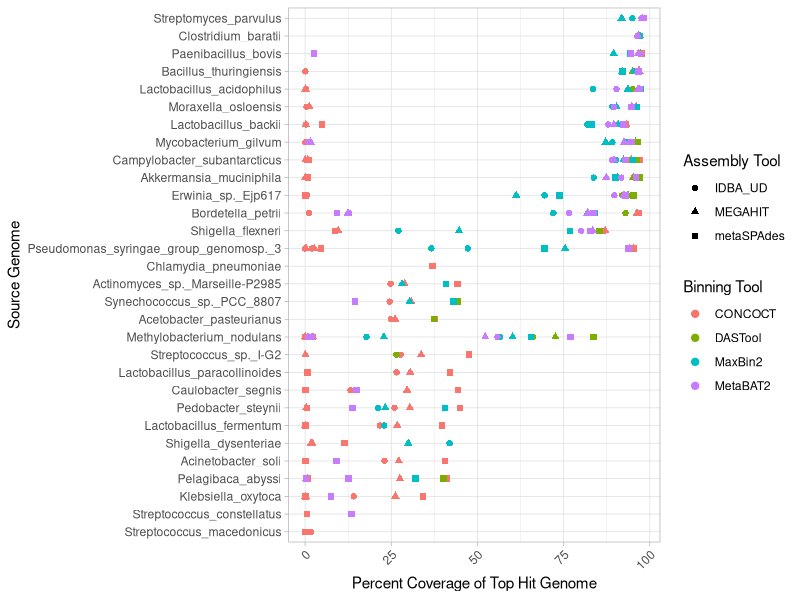
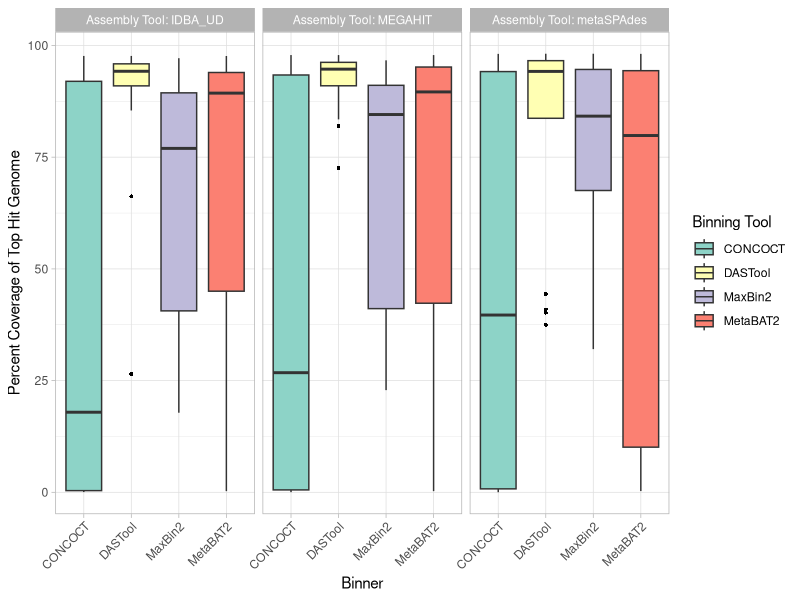
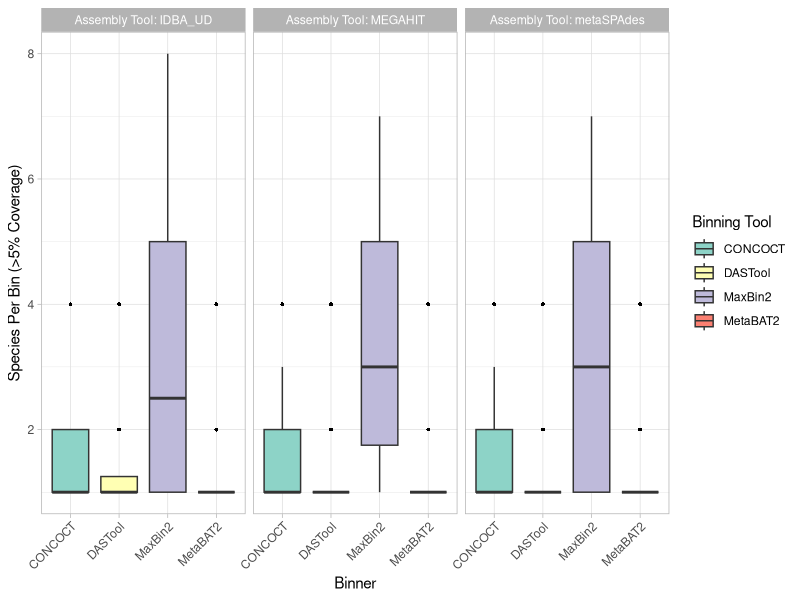
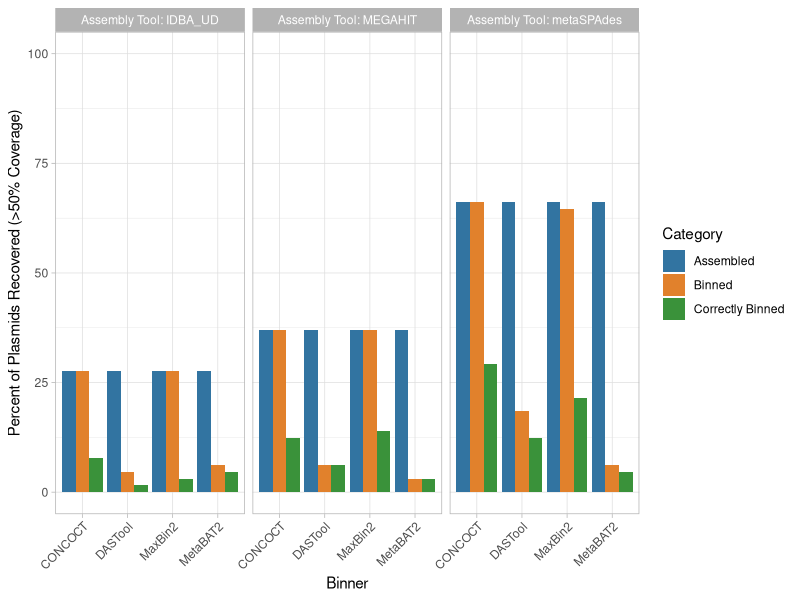
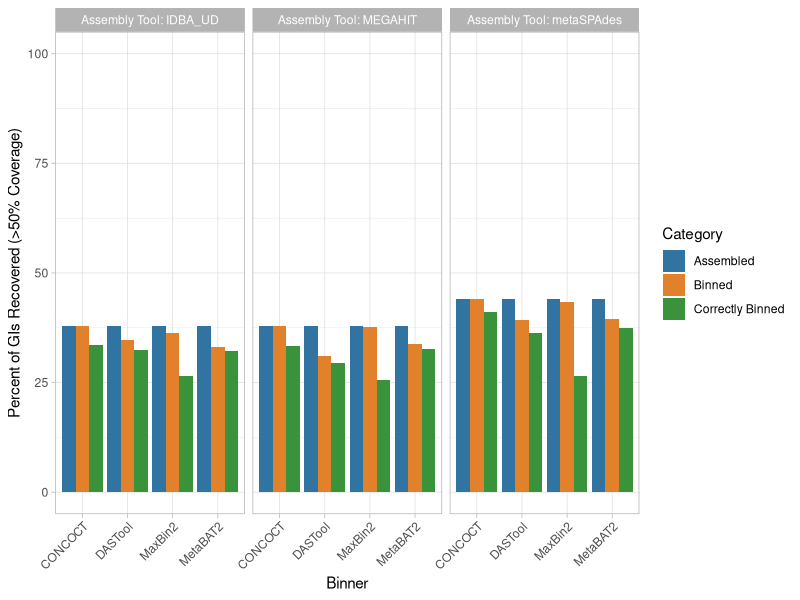
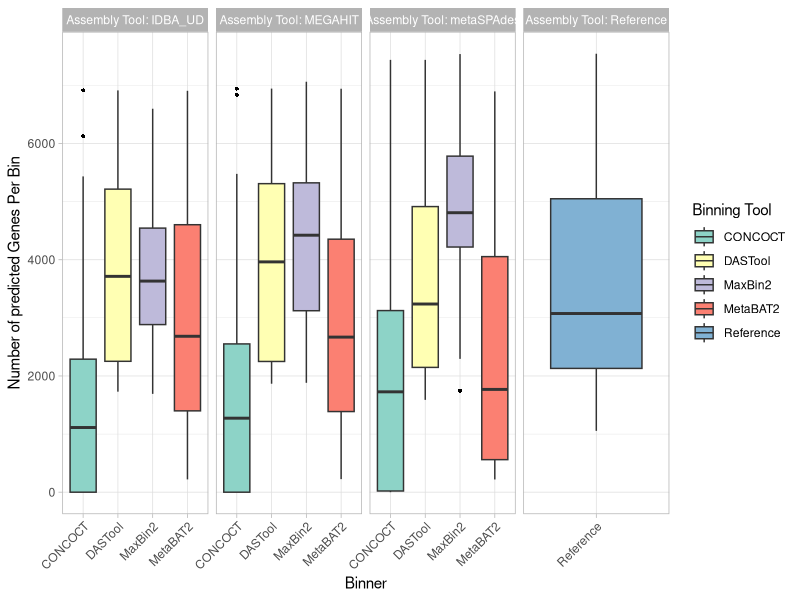
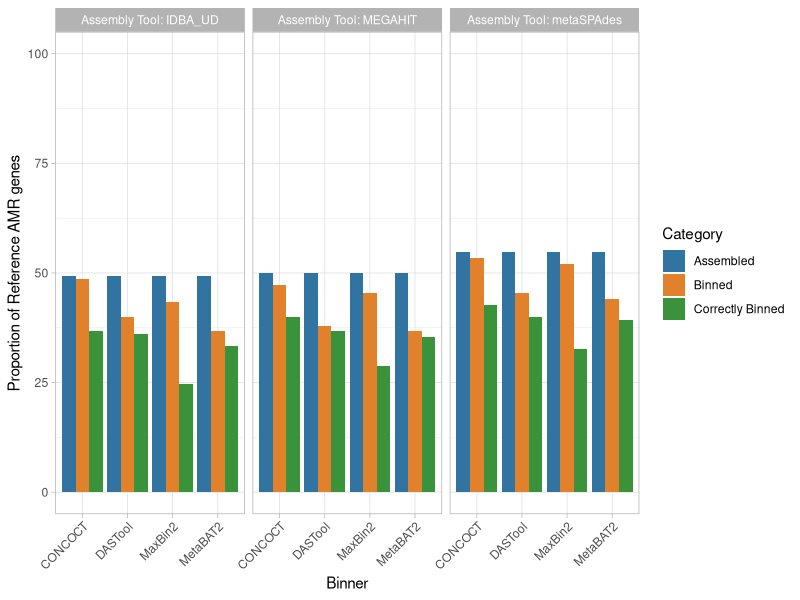
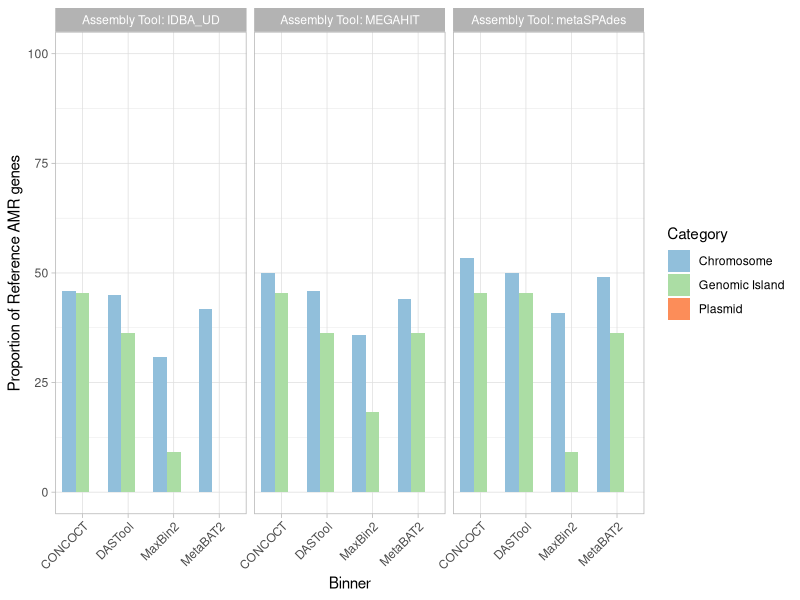

Write R code to recreate these figures, in order.
library(tidyverse)
library(ggplot2)
library(stringr)

#function to correct the capitalization and spelling of tools
correctToolNames<- function(dataframe)
{
  #correct binners
  df <- dataframe %>% 
    mutate(`Binning Tool` = str_replace(`Binning Tool`, "concoct", "CONCOCT"))%>% 
    mutate(`Binning Tool` = str_replace(`Binning Tool`, "dastool", "DASTool"))%>% 
    mutate(`Binning Tool` = str_replace(`Binning Tool`, "maxbin2", "MaxBin2"))%>% 
    mutate(`Binning Tool` = str_replace(`Binning Tool`, "metabat2", "MetaBAT2")) %>% 
    mutate(`Binning Tool` = str_replace(`Binning Tool`, "reference", "Reference"))
  
  df <- df %>% 
    mutate(`Assembly Tool` = str_replace(`Assembly Tool`, "idba_ud", "IDBA_UD"))%>% 
    mutate(`Assembly Tool` = str_replace(`Assembly Tool`, "megahit", "MEGAHIT"))%>% 
    mutate(`Assembly Tool` = str_replace(`Assembly Tool`, "metaspades", "metaSPAdes")) %>%
    mutate(`Assembly Tool` = str_replace(`Assembly Tool`, "reference", "Reference"))
  
  return(df)
}

#condensed function to draw bar plots to keep themes consistent
BuildBarPlot <- function(ggplotObject, fileName, colorSet = 1)
{
  if (colorSet == 1) {
    colors <- c("#3274a1", "#e1812c", "#3a923a")
  } else {
    colors <- c("#91bfdb", "#abdda4", "#fc8d59")
  }
  
  p <- ggplotObject +
    facet_grid(.~`Assembly Tool`, labeller = label_both) +
    geom_bar(stat = "identity", position = position_dodge(width = 0.9))+
    ylim(0,100)+
    theme_light() +
    theme(axis.text.x = element_text(angle=45, hjust=1)) +
    scale_fill_manual(values=colors)
  ggsave(fileName, plot = p, device = "png", width = 9, height = 4)
}

#condensed function to draw box plots to keep themes consistent
BuildBoxPlot <- function(ggplotObject, fileName)
{
  p <- ggplotObject +
    geom_boxplot(outlier.colour = 'black', outlier.shape = 16, outlier.size=1, notch = FALSE) +
    facet_grid(.~`Assembly Tool`, labeller = label_both, scales="free") +
    theme_light() +
    theme(axis.text.x = element_text(angle=45, hjust=1)) +
    scale_fill_brewer(palette="Set3")
  ggsave(fileName, plot = p, device = "png", width = 9, height = 4)
}

#condensed function to draw point plots to keep themes consistent
BuildPointPlot<- function(ggplotObject, fileName)
{
  p<- ggplotObject +
    geom_point(aes(shape = `Assembly Tool`, color = `Binning Tool`), size = 1.5, stroke=1) +
    coord_flip() +
    theme_light() +
    theme(axis.text.x = element_text(angle=45, hjust=1))
  ggsave(fileName, plot = p, device = "png", width = 9, height = 4)
}

BuildLinePlot<- function(ggplotObject, fileName)
{
  p <- ggplotObject +
    geom_line(aes(color=Group))+
    geom_point(aes(color=Group)) +
    facet_grid(`Binning Tool`~`Assembly Tool`) +
    ylim(0,100)+
    theme_light() +
    theme(axis.text.x = element_text(angle=45, hjust=1))
  ggsave(fileName, plot = p, device = "png", width = 9, height = 7)
}


#read in all the tsv files corresponding to each figure
topHitsPerBinData <- read_csv("./data/top_hits_per_bin.csv", col_names = TRUE) %>% select("species","binner","assembly","coverage") %>% 
  `colnames<-` (c("Species","Binning Tool","Assembly Tool","Coverage")) %>% correctToolNames() %>% group_by(Species) %>%
  mutate(Average = mean(Coverage)) %>% ungroup() %>% mutate(Species=fct_reorder(Species, Average)) #add an average column to reorder the species to highest coverage to lowest

binCoverageData <- read_csv("./data/top_hits_per_bin.csv", col_names = TRUE) %>% select("binner","assembly","coverage")%>% 
`colnames<-`(c("Binning Tool","Assembly Tool","Coverage")) %>% correctToolNames()

binPurityData <- read_csv("./data/purity.csv", col_names = TRUE) %>% select("binner","assembly","species")%>% 
  `colnames<-`(c("Binning Tool","Assembly Tool","Num_Species")) %>% correctToolNames()

plasmidRecoveryData <- read_csv("./data/plasmids.csv", col_names = TRUE) %>% select("binner","assembly","Category","% of Plasmids (>50% coverage)")%>% 
  `colnames<-`(c("Binning Tool","Assembly Tool","Category","Percent")) %>% correctToolNames()

giRecoveryData <- read_csv("./data/gi_data.csv", col_names = TRUE) %>% select("binner","assembly","Category","% of GIs (>50% Coverage)")%>% 
  `colnames<-`(c("Binning Tool","Assembly Tool","Category","Percent")) %>% correctToolNames()

predictedGenesData <- read_csv("./data/geneCounts.csv", col_names = c("bin", "count", "type","binner","assembler")) %>% 
  `colnames<-`(c("Bin", "Count", "Type", "Binning Tool","Assembly Tool")) %>% correctToolNames() %>%
  filter(!grepl('unbinned', Bin)) #remove unbinned rows

amrRecoveryData <- read_tsv("./data/amrRecoveryData.tsv", col_names = TRUE)%>% 
  `colnames<-`(c("Binning Tool","Assembly Tool", "Absolute", "Relative", "Category")) %>% correctToolNames()

amrLocalizationRecoveryData <- read_tsv("./data/amrLocalizationRecoveryData.tsv", col_names = TRUE)%>% 
  `colnames<-`(c("Binning Tool","Assembly Tool", "Absolute", "Relative", "Category")) %>% correctToolNames()

vfRecoveryData <- read_tsv("./data/vfRecovery.tsv", col_names = TRUE)%>% 
  `colnames<-`(c("Binning Tool","Assembly Tool", "Absolute", "Relative", "Category")) %>% correctToolNames()

vfLocalizationRecoveryData <- read_tsv("./data/vfLocalizationRecovery.tsv", col_names = TRUE) %>% 
  `colnames<-`(c("Binning Tool","Assembly Tool", "Absolute", "Relative", "Category")) %>% correctToolNames()

rateOfLossData <- read_tsv("./data/rateOfLoss.tsv", col_names = TRUE) %>% 
  `colnames<-`(c("Binning Tool","Assembly Tool", "Category", "Relative", "Group")) %>% correctToolNames()

#draw the plots from data
topHitsPerBinPlot <- (ggplot(topHitsPerBinData, aes(x=Species, y=Coverage)) + ylab("Percent Coverage of Top Hit Genome") + xlab("Source Genome")) %>% 
  BuildPointPlot("top_hits_per_bin.png")

binCoveragePlot <- (ggplot(binCoverageData, aes(x=`Binning Tool`, y=Coverage, fill = `Binning Tool`)) + ylab("Percent Coverage of Top Hit Genome") + xlab("Binner")) %>% 
  BuildBoxPlot("bin_coverage.png")

binPurityPlot <- (ggplot(binPurityData, aes(x=`Binning Tool`, y=Num_Species, fill = `Binning Tool`)) + ylab("Species Per Bin (>5% Coverage)") + xlab("Binner")) %>%
  BuildBoxPlot("bin_purity.png")

plasmidRecoveryPlot <- (ggplot(plasmidRecoveryData, aes(x=`Binning Tool`, y=Percent, fill=Category)) + ylab("Percent of Plasmids Recovered (>50% Coverage)") + xlab("Binner")) %>% 
  BuildBarPlot("plasmid_recovery.png")

giRecoveryPlot <- (ggplot(giRecoveryData, aes(x=`Binning Tool`, y=Percent, fill=Category)) + ylab("Percent of GIs Recovered (>50% Coverage)") + xlab("Binner")) %>% 
  BuildBarPlot("GI_recovery.png")

predictedGenesPlot <- (ggplot(predictedGenesData, aes(x=`Binning Tool`, y=Count, fill=`Binning Tool`)) + ylab("Number of predicted Genes Per Bin") + xlab("Binner")) %>% 
  BuildBoxPlot("number_of_predicted_genes.png")

amrRecoveryPlot <- (ggplot(amrRecoveryData, aes(x=`Binning Tool`, y=Relative, fill=Category)) + ylab("Proportion of Reference AMR genes") + xlab("Binner")) %>% 
  BuildBarPlot("amr_recovery.png")

amrLocalizationRecoveryPlot <- (ggplot(amrLocalizationRecoveryData, aes(x=`Binning Tool`, y=Relative, fill=Category)) + ylab("Proportion of Reference AMR genes") + xlab("Binner")) %>% 
  BuildBarPlot("amr_localization_recovery.png",2)

vfRecoveryPlot <- (ggplot(vfRecoveryData, aes(x=`Binning Tool`, y=Relative, fill=Category)) + ylab("Proportion of Reference VF genes") + xlab("Binner")) %>% 
  BuildBarPlot("vf_recovery.png")

vfLocalizationRecoveryPlot <- (ggplot(vfLocalizationRecoveryData, aes(x=`Binning Tool`, y=Relative, fill=Category)) + ylab("Proportion of Reference VF Genes") + xlab("Binner")) %>% 
  BuildBarPlot("vf_localization_recovery.png",2)

rateOfLostPlot <- (ggplot(rateOfLossData, aes(x=Category, y=Relative, group=Group)) + ylab("Percent Recovery") + xlab("Stage")) %>%
  BuildLinePlot("rate_of_loss.png")

